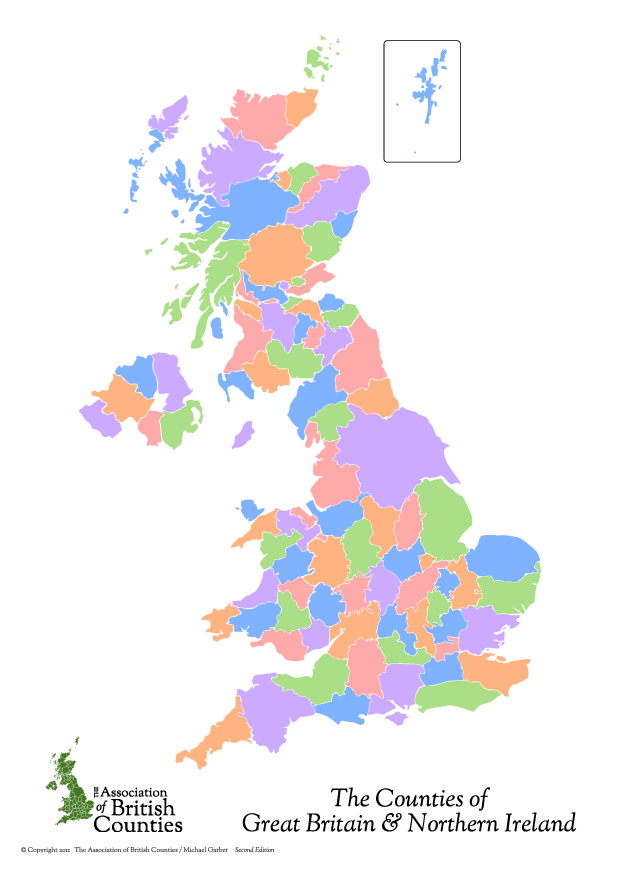
#> input picture ProcesamientoImagenes/UK.png, 2480 x 3508 px, given in place of lento_1.MOV, which was not available (shown at 1/4 size)
$ python ProcesarVideo.py
#> lines starting #> are read from the running program, lines starting #| are printed output that depends on the picture; after the words box and inside, x2 and y2 are one past the last pixel; in counts of white or black regions, pixels touching at a corner belong together; pictures that were not available may be replaced by others from this repository, and a replacement may not be noted
# importing the necessary libraries
import cv2
import numpy as np

# Creating a VideoCapture object to read the video
cap = cv2.VideoCapture('/home/marco/Descargas/lento_1.MOV')


# Loop until the end of the video
while (cap.isOpened()):

    # Capture frame-by-frame
    ret, frame = cap.read()
#> frame is the input picture: shape (3508, 2480, 3); mean B, G, R 239.9, 237.9, 240.8
    frame = cv2.resize(frame, (540, 380), fx = 0, fy = 0,
                         interpolation = cv2.INTER_CUBIC)
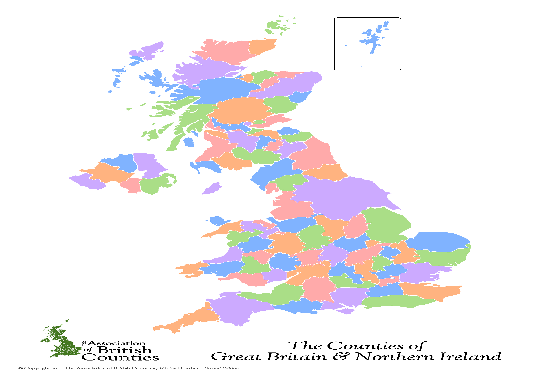
#> frame: shape (380, 540, 3); mean B, G, R 240, 238, 241

    # Display the resulting frame
    cv2.imshow('Frame', frame)

    # conversion of BGR to grayscale is necessary to apply this operation
    gray = cv2.cvtColor(frame, cv2.COLOR_BGR2GRAY)
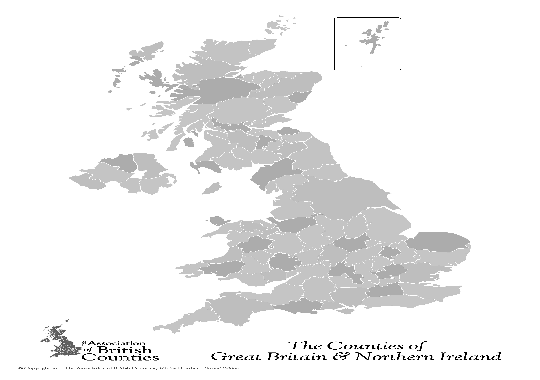
#> gray: shape (380, 540); min 0, max 255, mean 239.1

    # adaptive thresholding to use different threshold
    # values on different regions of the frame.
    Thresh = cv2.adaptiveThreshold(gray, 255, cv2.ADAPTIVE_THRESH_MEAN_C,
                                           cv2.THRESH_BINARY_INV, 11, 2)
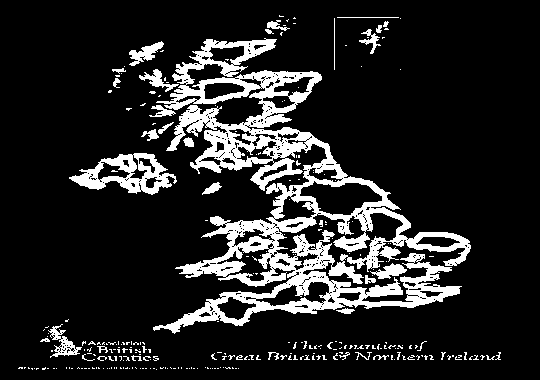
#> Thresh: shape (380, 540); 14.7% white; 281 white regions (245 under 20 px), largest, box (x1, y1, x2, y2) and area: (153, 38, 471, 334) 24077, (69, 153, 177, 195) 1942, (48, 324, 82, 358) 383

    cv2.imshow('Thresh', Thresh)
    # define q as the exit button
    if cv2.waitKey(25) & 0xFF == ord('q'):
#> (key q is pressed here)
        break

# release the video capture object
cap.release()
# Closes all the windows currently opened.
cv2.destroyAllWindows()
